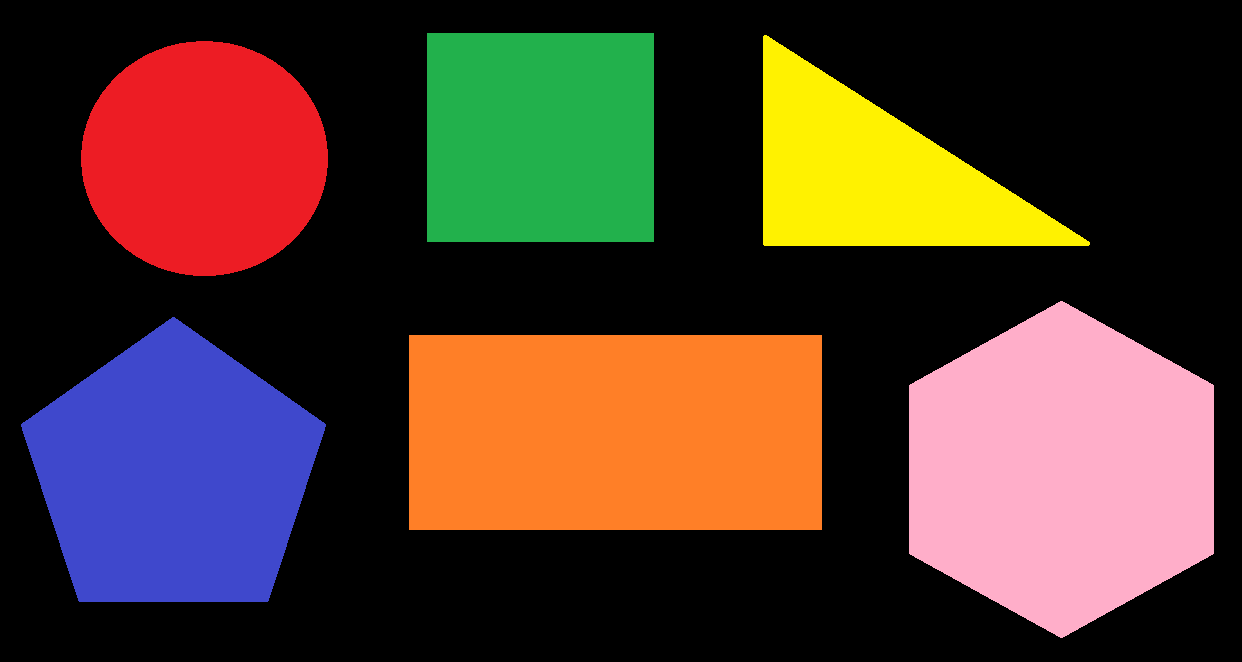
#> input picture 08_Chapter08/01-chapter-content/shapes.png, 1242 x 662 px
$ python contours_shape_recognition.py
#> lines starting #> are read from the running program, lines starting #| are printed output that depends on the picture; after the words box and inside, x2 and y2 are one past the last pixel; in counts of white or black regions, pixels touching at a corner belong together
"""
Contours shape recognition mainly based on cv2.approxPolyDP() function
"""

# Import required packages:
import numpy as np
import cv2
from matplotlib import pyplot as plt


def get_position_to_draw(text, point, font_face, font_scale, thickness):
    """Gives the coordinates to draw centered"""

    text_size = cv2.getTextSize(text, font_face, font_scale, thickness)[0]
    text_x = point[0] - text_size[0] / 2
    text_y = point[1] + text_size[1] / 2
    return round(text_x), round(text_y)


def detect_shape(contour):
    """Returns the shape (e.g. 'triangle', 'square') from the contour"""

    detected_shape = '-----'

    # Calculate perimeter of the contour:
    perimeter = cv2.arcLength(contour, True)

    # Get a contour approximation:
    contour_approx = cv2.approxPolyDP(contour, 0.03 * perimeter, True)

    # Check if the number of vertices is 3. In this case, the contour is a triangle
    if len(contour_approx) == 3:
        detected_shape = 'triangle'

    # Check if the number of vertices is 4. In this case, the contour is a square/rectangle
    elif len(contour_approx) == 4:

        # We calculate the aspect ration from the bounding rect:
        x, y, width, height = cv2.boundingRect(contour_approx)
        aspect_ratio = float(width) / height

        # A square has an aspect ratio close to 1 (comparison chaining is used):
        if 0.90 < aspect_ratio < 1.10:
            detected_shape = "square"
        else:
            detected_shape = "rectangle"

    # Check if the number of vertices is 5. In this case, the contour is a pentagon
    elif len(contour_approx) == 5:
        detected_shape = "pentagon"

    # Check if the number of vertices is 6. In this case, the contour is a hexagon
    elif len(contour_approx) == 6:
        detected_shape = "hexagon"

    # The shape as more than 6 vertices. In this example, we assume that is a circle
    else:
        detected_shape = "circle"

    # return the name of the shape and the found vertices
    return detected_shape, contour_approx


def array_to_tuple(arr):
    """Converts array to tuple"""

    return tuple(arr.reshape(1, -1)[0])


def draw_contour_points(img, cnts, color):
    """Draw all points from a list of contours"""

    for cnt in cnts:
        print(cnt.shape)
        squeeze = np.squeeze(cnt)
        print(squeeze.shape)

        for p in squeeze:
            pp = array_to_tuple(p)
            cv2.circle(img, pp, 10, color, -1)

    return img


def draw_contour_outline(img, cnts, color, thickness=1):
    """Draws contours outlines of each contour"""

    for cnt in cnts:
        cv2.drawContours(img, [cnt], 0, color, thickness)


def show_img_with_matplotlib(color_img, title, pos):
    """Shows an image using matplotlib capabilities"""

    # Convert BGR image to RGB
    img_RGB = color_img[:, :, ::-1]

    ax = plt.subplot(2, 2, pos)
    ax  # flake8
    plt.imshow(img_RGB)
    plt.title(title)
    plt.axis('off')


# Create the dimensions of the figure and set title:
fig = plt.figure(figsize=(12, 9))
plt.suptitle("Shape recognition based on cv2.approxPolyDP()", fontsize=14, fontweight='bold')
fig.patch.set_facecolor('silver')

# Load the image and convert it to grayscale:
# image = build_sample_image_2()
image = cv2.imread("shapes.png")
#> image is the input picture: shape (662, 1242, 3); mean B, G, R 44.1, 56.3, 79.7
gray_image = cv2.cvtColor(image, cv2.COLOR_BGR2GRAY)

# Apply cv2.threshold() to get a binary image:
ret, thresh = cv2.threshold(gray_image, 50, 255, cv2.THRESH_BINARY)
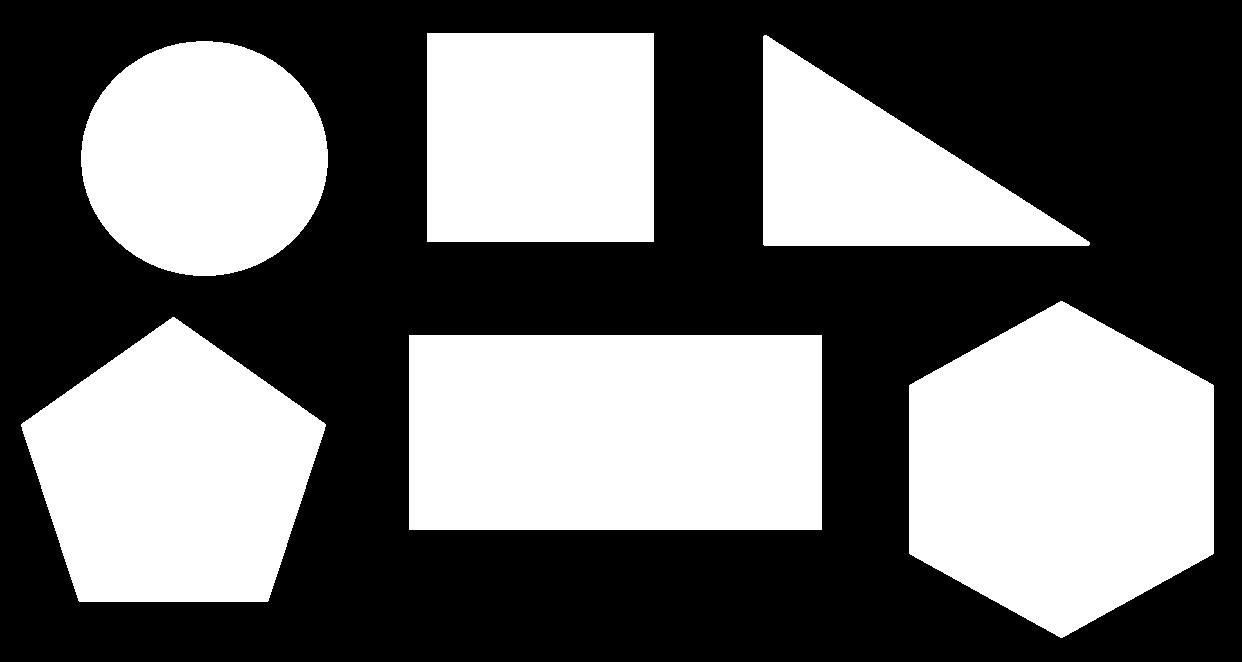
#> thresh: shape (662, 1242); 42.2% white; 6 white regions

# Find contours using the thresholded image:
# Note: cv2.findContours() has been changed to return only the contours and the hierarchy
contours, hierarchy = cv2.findContours(thresh, cv2.RETR_EXTERNAL, cv2.CHAIN_APPROX_NONE)
#> contours = 6 contours; box (x1, y1, x2, y2) and area: (409, 335, 822, 530) 79928, (909, 301, 1214, 638) 76794, (21, 317, 326, 602) 60077, (427, 33, 654, 242) 47008, (81, 41, 328, 276) 45213, (763, 35, 1090, 246) 35022

# Show the number of detected contours:
print("detected contours: '{}' ".format(len(contours)))
#| detected contours: '6'

# Make a copy to draw the results:
image_contours = image.copy()
image_recognition_shapes = image.copy()

# Draw the outline of all detected contours:
draw_contour_outline(image_contours, contours, (255, 255, 255), 4)
#> the loop in draw_contour_outline, `for cnt in cnts:` made 6 passes
#> after the loop in draw_contour_outline, `for cnt in cnts:`:
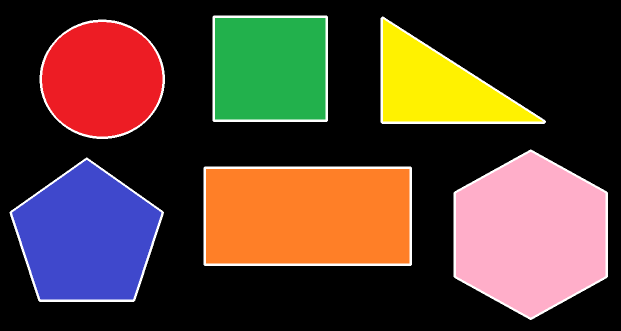
#> img: shape (662, 1242, 3) (shown at 1/2 size); mean B, G, R 50.7, 61.9, 84.4

for contour in contours:
    # Compute the moments of the current contour:
    M = cv2.moments(contour)

    # Calculate the centroid of the contour from the moments:
    cX = int(M['m10'] / M['m00'])
    cY = int(M['m01'] / M['m00'])

    # Detect shape of the current contour:
    shape, vertices = detect_shape(contour)

    # Draw the detected vertices:
    draw_contour_points(image_contours, [vertices], (255, 255, 255))

    # Get the position to draw:
    (x, y) = get_position_to_draw(shape, (cX, cY), cv2.FONT_HERSHEY_SIMPLEX, 1.6, 3)

    # Write the name of shape on the center of shapes
    cv2.putText(image_recognition_shapes, shape, (x, y), cv2.FONT_HERSHEY_SIMPLEX, 1.6, (255, 255, 255), 3)
#> this loop made 6 passes
#> (cX, cY, detected_shape in detect_shape, perimeter in detect_shape, shape, text_size in get_position_to_draw, text_x in get_position_to_draw, text_y in get_position_to_draw) on passes 2 to 4: (173, 473, 'pentagon', 982.7, 'pentagon', (233, 36), 56.5, 491), (1061, 469, 'hexagon', 1083.2, 'hexagon', (211, 36), 955.5, 487), (204, 158, 'circle', 796, 'circle', (136, 36), 136, 176)
#> (printed output is left out)
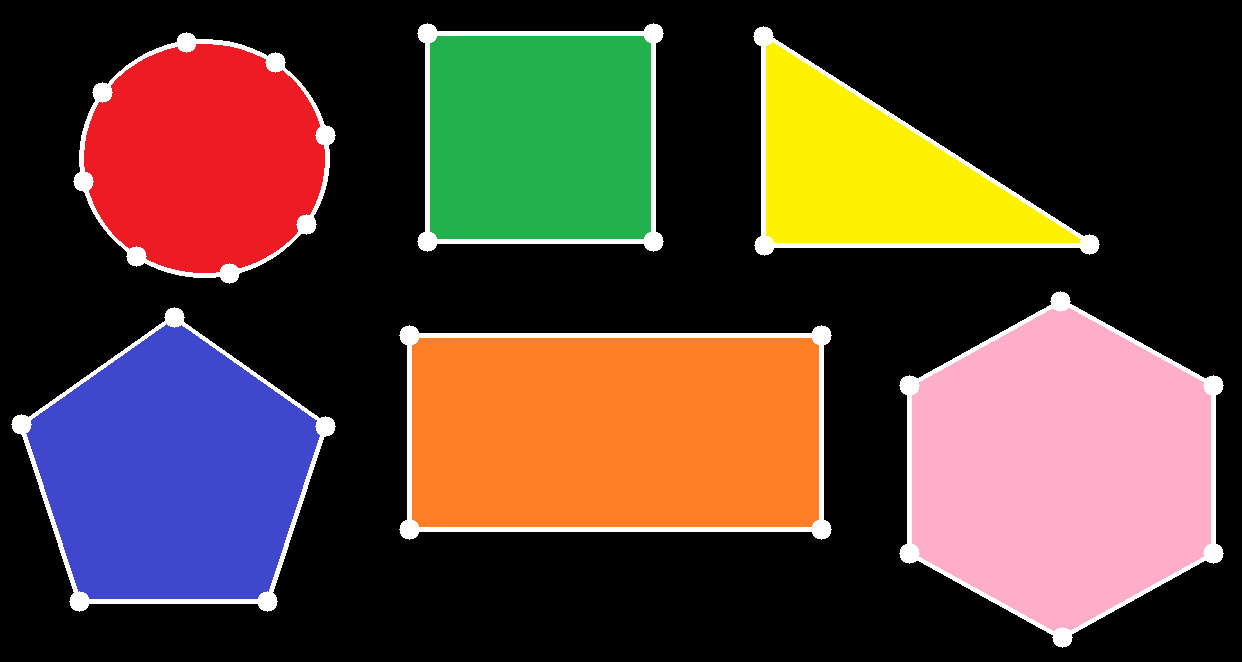
#> image_contours: shape (662, 1242, 3); 0.82% of pixels changed, all inside (x1, y1, x2, y2) = (11, 23, 1224, 648)
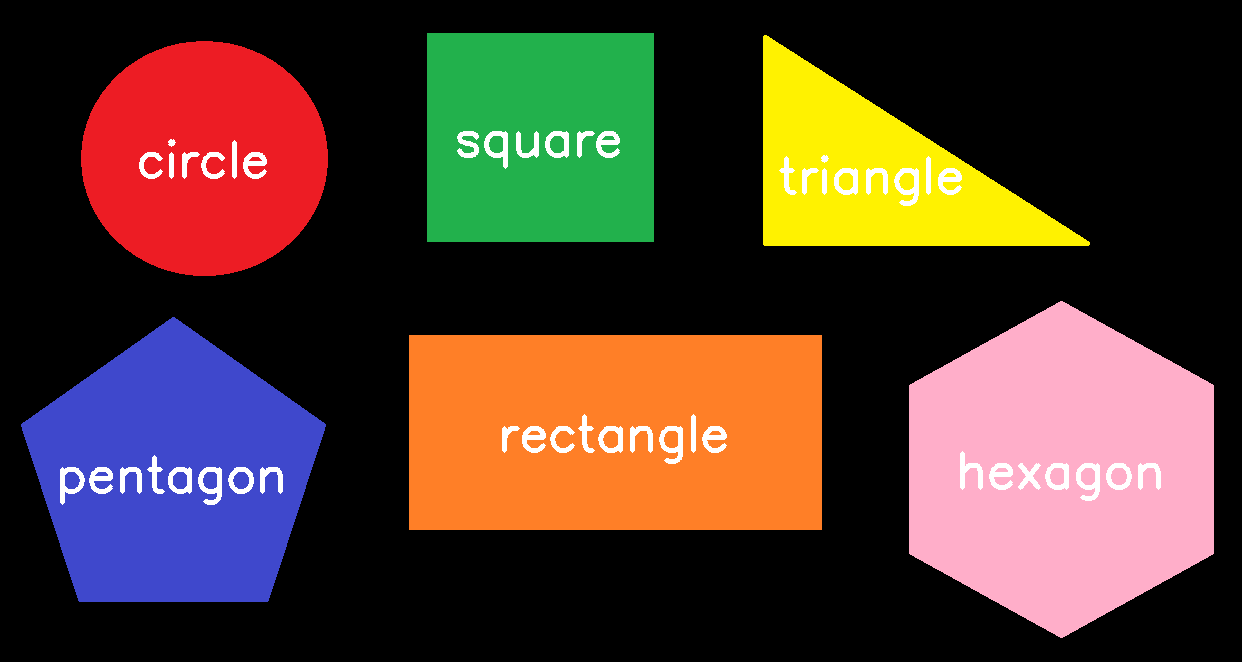
#> image_recognition_shapes: shape (662, 1242, 3); 1.7% of pixels changed, all inside (x1, y1, x2, y2) = (60, 131, 1161, 505)

# Plot the images
show_img_with_matplotlib(image, "image", 1)
show_img_with_matplotlib(cv2.cvtColor(thresh, cv2.COLOR_GRAY2BGR), "threshold = 100", 2)
show_img_with_matplotlib(image_contours, "contours outline (after approximation)", 3)
show_img_with_matplotlib(image_recognition_shapes, "contours recognition", 4)

# Show the Figure:
plt.show()

$ run again, with 08_Chapter08/01-chapter-content/shape_features.png copied over 08_Chapter08/01-chapter-content/shapes.png
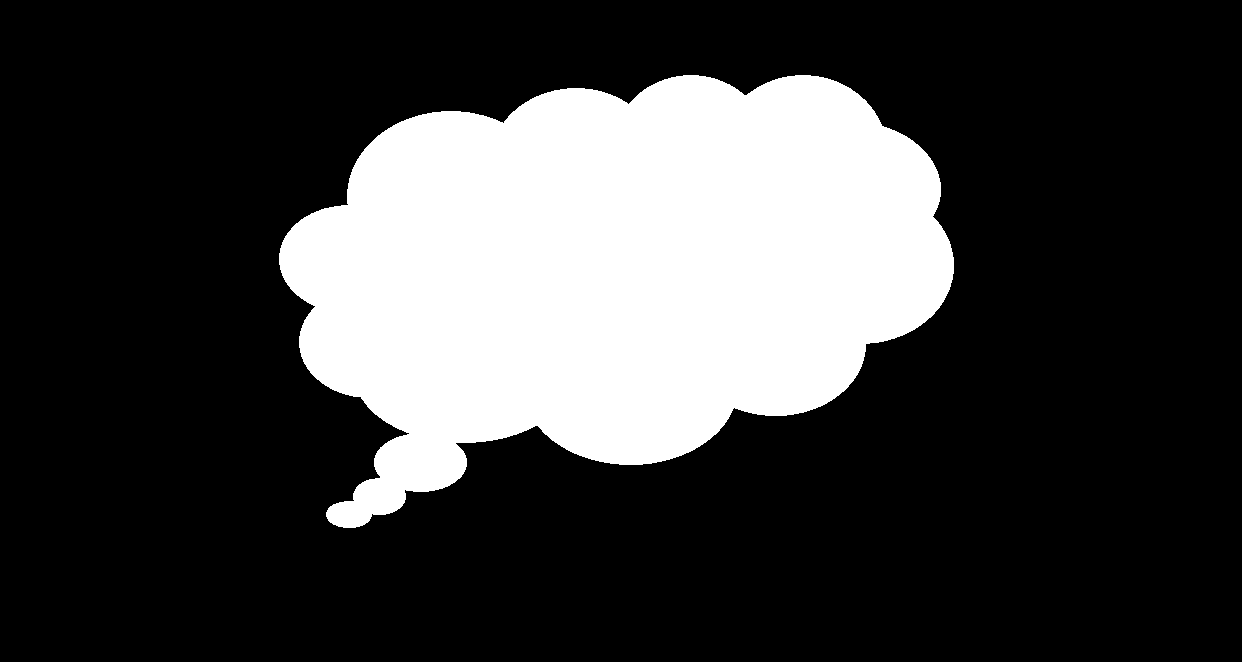
#> input picture 08_Chapter08/01-chapter-content/shape_features.png, 1242 x 662 px
#> image is the input picture: shape (662, 1242, 3); 24.8% white; 1 white region, box (x1, y1, x2, y2) and area: (279, 75, 954, 528) 203750
#> gray_image: shape (662, 1242); 24.8% white; 1 white region
#> contours = 1 contour; box (x1, y1, x2, y2) and area: (279, 75, 954, 528) 202785
#| detected contours: '1'
#> the loop in draw_contour_outline, `for cnt in cnts:` made 1 pass
#> after the loop in draw_contour_outline, `for cnt in cnts:`:
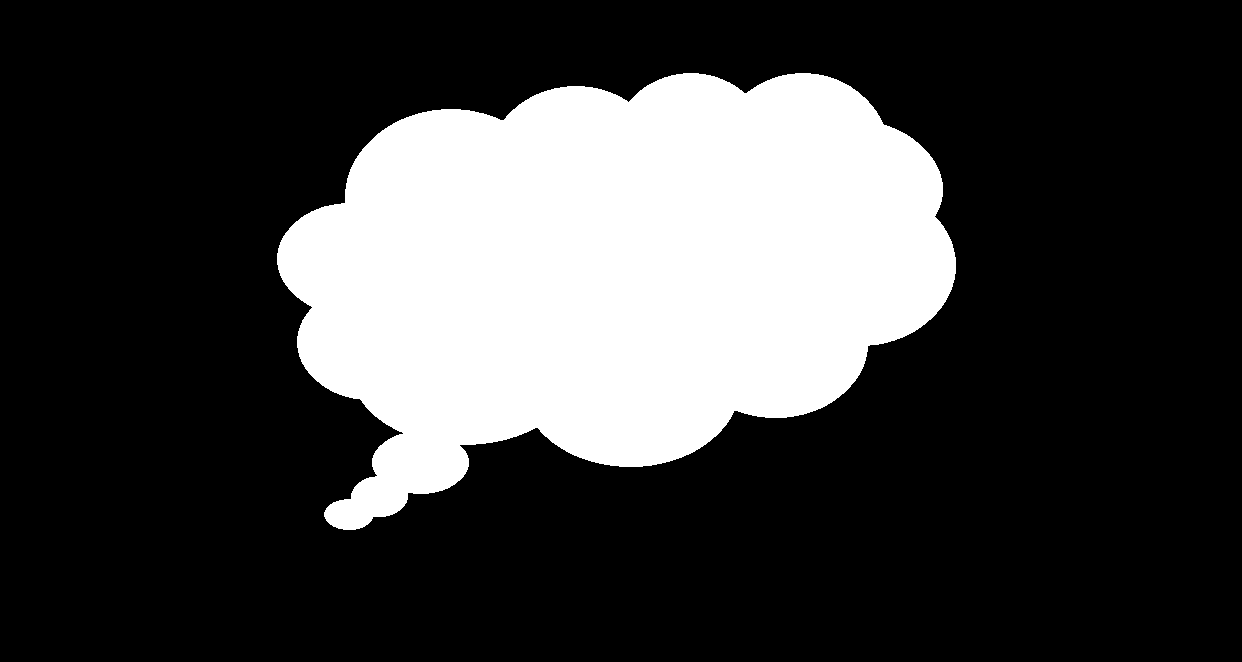
#> img: shape (662, 1242, 3); 25.2% white; 1 white region, box (x1, y1, x2, y2) and area: (277, 73, 956, 530) 207596
#> the loop `for contour in contours:` made 1 pass
#> (cX, cY, detected_shape in detect_shape, perimeter in detect_shape, shape, text_size in get_position_to_draw, text_x in get_position_to_draw, text_y in get_position_to_draw) on pass 1: (613, 270, 'circle', 2248.6, 'circle', (136, 36), 545, 288)
#> (printed output is left out)
#> `plt.show()`:
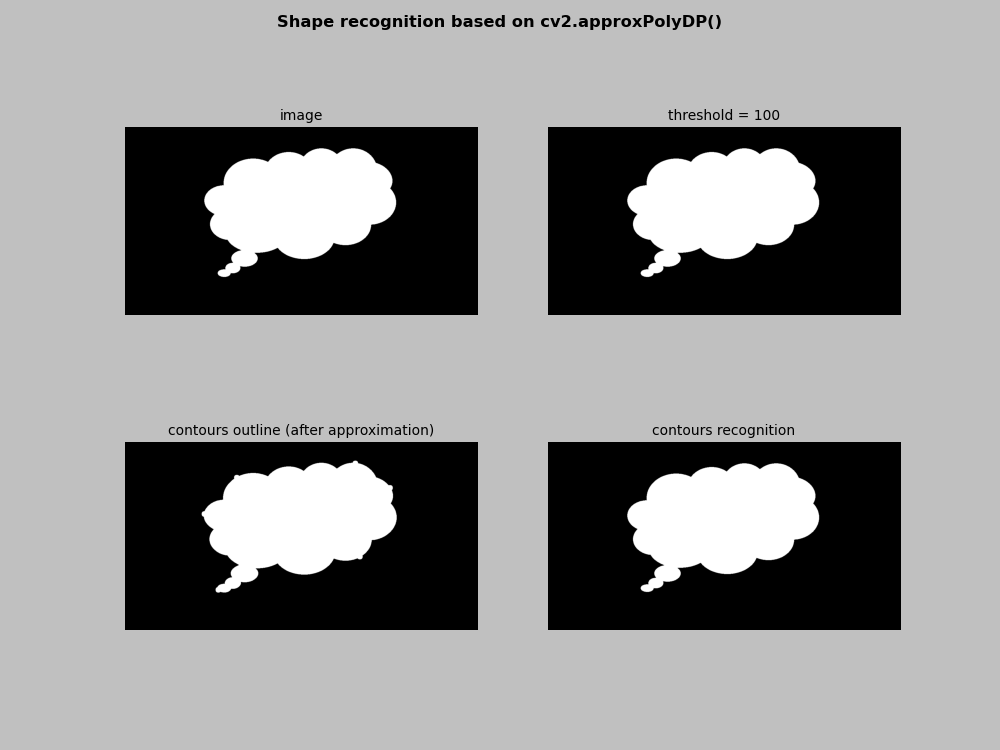
#> figure drawn by matplotlib, 4 panels
